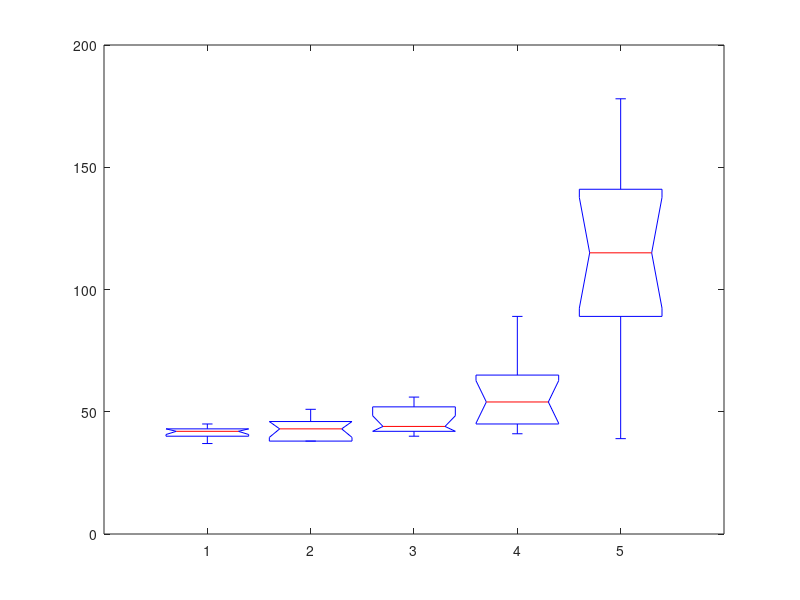
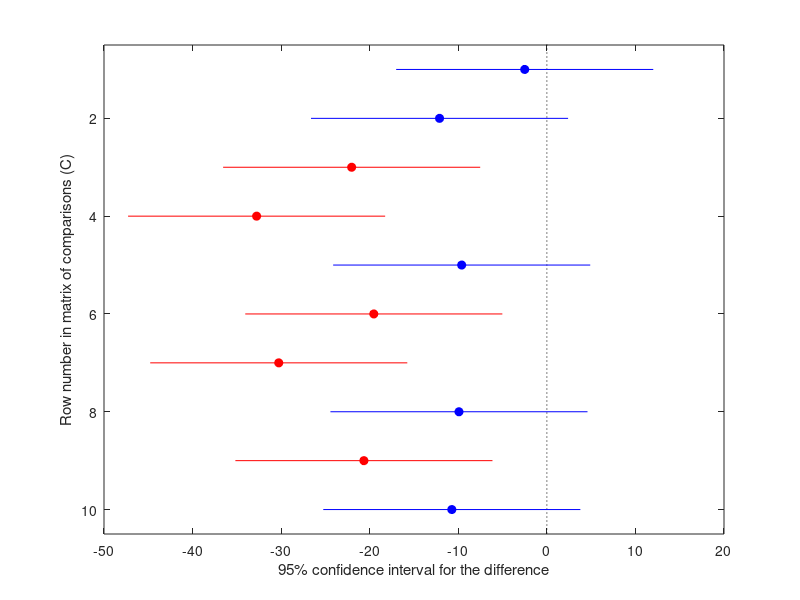
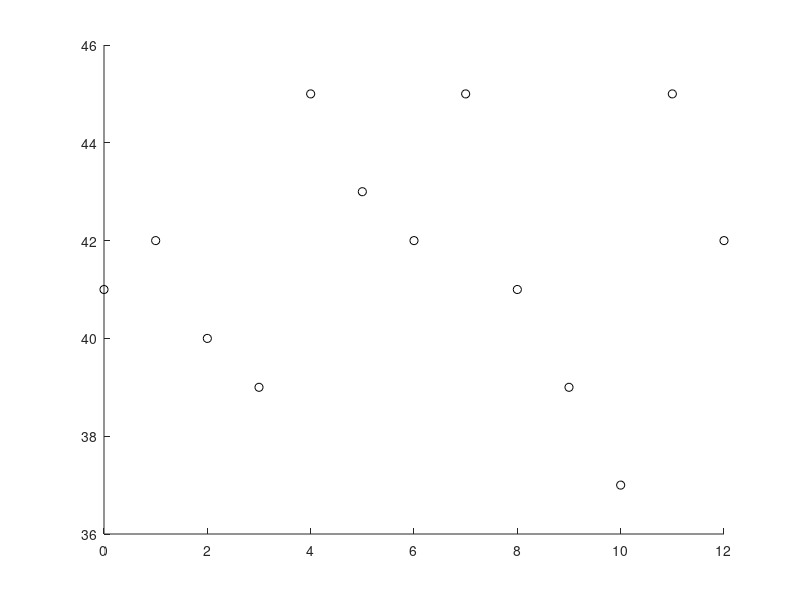
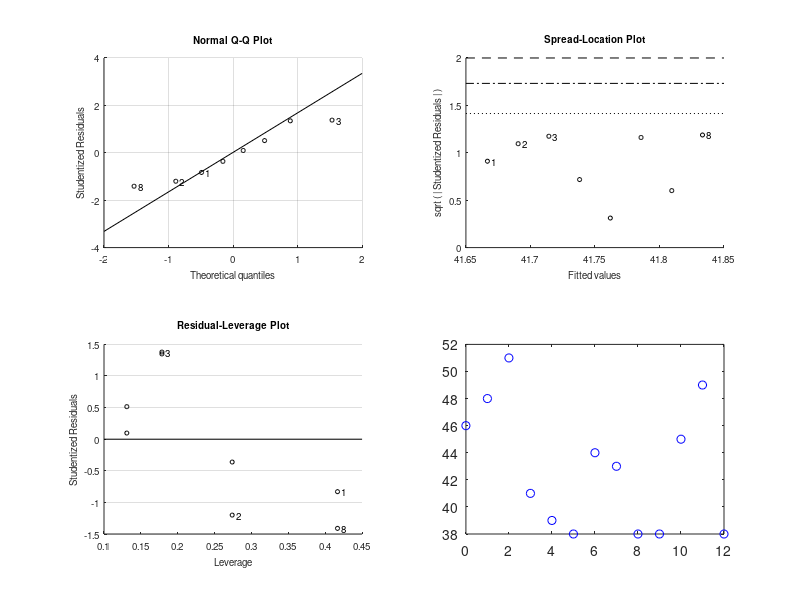

The MATLAB script that drew these images, in order:
Doses = [2:2:8];
Week = [0:12];
ALT = [41 42 40 39 45 43 42 45 41 39 37 45 42;46 48 51 41 39 38 44 43 38 38 45 49 38;44 44 49 48 42 56 41 52 54 56 41 40 42;45 48 65 58 68 56 75 52 89 54 42 41 44;39 39 141 134 168 120 178 109 169 115 96 89 82]';
%U/L
[p,t,stats]=kruskalwallis(ALT);
results = multcompare(stats);
s = size(ALT);

figure;
hold on;
colors = ['k';'b';'r';'g';'c'];
for i = 1:s(2)
    plot(Week,ALT(:,i),['o',colors(i)]);
    mdl{i} = fitlm(Week(3:10)',ALT(3:10,i));
end
legend({'0 mg/kg','2 mg/kg','6 mg/kg','12 mg/kg','24 mg/kg'});
xlabel('Time (Weeks)');
ylabel('ALT Concentration (U/L)');
hold off;

